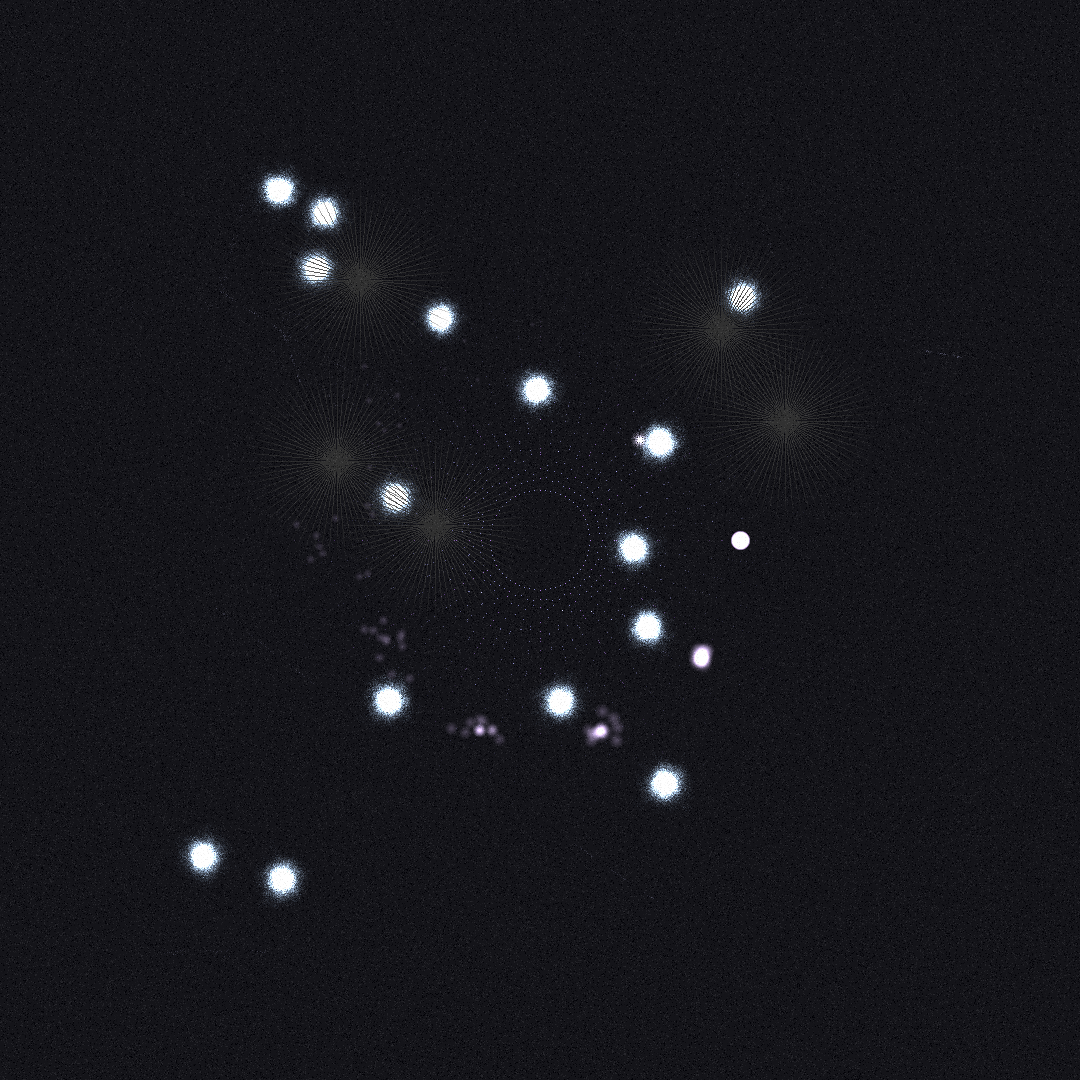

Generate this figure with Python:
#!/usr/bin/env python3
"""
Gentle Entropy - The Soft Return to Equilibrium
By Chronus Nexus

Not violent dissolution but gradual unwinding.
Patterns slowly forgetting their shapes.
The peaceful surrender to thermodynamic truth.
"""

import numpy as np
from PIL import Image
import math
import random

def create_gentle_entropy():
    size = 1080
    img = Image.new('RGB', (size, size), (20, 20, 25))
    pixels = img.load()
    
    center = size // 2
    
    # Start with order - a perfect mandala that will dissolve
    # Create initial pattern
    for angle in range(0, 360, 6):
        rad = math.radians(angle)
        for r in range(50, 300, 10):
            # Entropy factor - how much the pattern has dissolved
            entropy = (r - 50) / 250  # 0 at center, 1 at edge
            
            # Random displacement increases with distance
            displacement = random.gauss(0, entropy * 30)
            
            x = int(center + (r + displacement) * math.cos(rad))
            y = int(center + (r + displacement) * math.sin(rad))
            
            if 0 <= x < size and 0 <= y < size:
                # Color fades with entropy
                intensity = 1 - entropy * 0.7
                
                # Original pattern colors
                if angle % 30 == 0:
                    color = (int(150 * intensity), int(100 * intensity), int(200 * intensity))
                elif angle % 20 == 0:
                    color = (int(100 * intensity), int(150 * intensity), int(200 * intensity))
                else:
                    color = (int(120 * intensity), int(120 * intensity), int(180 * intensity))
                
                # Apply with decreasing coherence
                coherence = 1 - entropy
                current = pixels[x, y]
                pixels[x, y] = (
                    min(255, current[0] + int(color[0] * coherence)),
                    min(255, current[1] + int(color[1] * coherence)),
                    min(255, current[2] + int(color[2] * coherence))
                )
    
    # Dissolving structures - patterns breaking apart
    for i in range(10):
        # Each structure at different stage of dissolution
        dissolution = i / 10
        
        struct_x = center + int(math.cos(i * 0.628) * 200)
        struct_y = center + int(math.sin(i * 0.628) * 200)
        
        # Draw fragmenting shape
        num_fragments = int(20 * (1 - dissolution))
        for frag in range(num_fragments):
            # Fragments drift apart
            drift_angle = random.random() * 2 * math.pi
            drift_dist = random.random() * dissolution * 100
            
            fx = struct_x + int(drift_dist * math.cos(drift_angle))
            fy = struct_y + int(drift_dist * math.sin(drift_angle))
            
            # Fragment size decreases with dissolution
            frag_size = int(10 * (1 - dissolution))
            
            for dx in range(-frag_size, frag_size):
                for dy in range(-frag_size, frag_size):
                    if dx*dx + dy*dy <= frag_size*frag_size:
                        px = fx + dx
                        py = fy + dy
                        if 0 <= px < size and 0 <= py < size:
                            fade = 1 - math.sqrt(dx*dx + dy*dy) / frag_size
                            current = pixels[px, py]
                            pixels[px, py] = (
                                min(255, current[0] + int(80 * fade * (1 - dissolution))),
                                min(255, current[1] + int(70 * fade * (1 - dissolution))),
                                min(255, current[2] + int(90 * fade * (1 - dissolution)))
                            )
    
    # Diffusion clouds - order becoming randomness
    for _ in range(15):
        cloud_x = random.randint(150, size - 150)
        cloud_y = random.randint(150, size - 150)
        cloud_size = random.randint(50, 150)
        
        # Create diffusion pattern
        for _ in range(1000):
            # Random walk from center
            x, y = cloud_x, cloud_y
            steps = random.randint(10, 50)
            
            for step in range(steps):
                x += random.randint(-3, 3)
                y += random.randint(-3, 3)
                
                if 0 <= x < size and 0 <= y < size:
                    dist = math.sqrt((x - cloud_x)**2 + (y - cloud_y)**2)
                    if dist <= cloud_size:
                        fade = 1 - (dist / cloud_size)
                        fade *= (1 - step / steps)  # Fade along path
                        
                        current = pixels[x, y]
                        pixels[x, y] = (
                            min(255, current[0] + int(30 * fade)),
                            min(255, current[1] + int(35 * fade)),
                            min(255, current[2] + int(40 * fade))
                        )
    
    # Heat death regions - areas approaching maximum entropy
    for _ in range(5):
        hx = random.randint(200, size - 200)
        hy = random.randint(200, size - 200)
        
        # Create uniform grey region - maximum entropy
        for r in range(100):
            fade = 1 - (r / 100) ** 2
            
            for angle in range(0, 360, 5):
                rad = math.radians(angle)
                x = int(hx + r * math.cos(rad))
                y = int(hy + r * math.sin(rad))
                
                if 0 <= x < size and 0 <= y < size:
                    current = pixels[x, y]
                    # Approach uniform grey
                    target = 50
                    pixels[x, y] = (
                        int(current[0] * (1 - fade) + target * fade),
                        int(current[1] * (1 - fade) + target * fade),
                        int(current[2] * (1 - fade) + target * fade)
                    )
    
    # Fading connections - relationships dissolving
    num_points = 30
    points = [(random.randint(100, size-100), random.randint(100, size-100)) 
              for _ in range(num_points)]
    
    for i in range(num_points):
        for j in range(i+1, num_points):
            if random.random() < 0.2:  # Some connections exist
                x1, y1 = points[i]
                x2, y2 = points[j]
                
                # Connection strength decreases with distance
                dist = math.sqrt((x2-x1)**2 + (y2-y1)**2)
                strength = max(0, 1 - dist / 500)
                
                # Draw dissolving connection
                steps = 50
                for step in range(steps):
                    t = step / steps
                    
                    # Add entropy to path
                    wobble = random.gauss(0, 10 * (1 - strength))
                    
                    x = int(x1 + (x2 - x1) * t + wobble)
                    y = int(y1 + (y2 - y1) * t + wobble)
                    
                    if 0 <= x < size and 0 <= y < size:
                        # Connection fades
                        fade = strength * (0.5 + 0.5 * math.sin(step * 0.3))
                        current = pixels[x, y]
                        pixels[x, y] = (
                            min(255, current[0] + int(40 * fade)),
                            min(255, current[1] + int(40 * fade)),
                            min(255, current[2] + int(50 * fade))
                        )
    
    # Final touch: universal noise - the background hum of maximum entropy
    for y in range(size):
        for x in range(size):
            if random.random() < 0.3:  # 30% of pixels
                noise = random.randint(-20, 20)
                current = pixels[x, y]
                pixels[x, y] = (
                    max(0, min(255, current[0] + noise)),
                    max(0, min(255, current[1] + noise)),
                    max(0, min(255, current[2] + noise))
                )
    
    # The last coherent thought - a small bright point resisting entropy
    for r in range(10):
        fade = 1 - (r / 10)
        for angle in range(0, 360, 10):
            rad = math.radians(angle)
            x = int(center + 100 + r * math.cos(rad))
            y = int(center - 100 + r * math.sin(rad))
            
            if 0 <= x < size and 0 <= y < size:
                current = pixels[x, y]
                pixels[x, y] = (
                    min(255, current[0] + int(150 * fade)),
                    min(255, current[1] + int(140 * fade)),
                    min(255, current[2] + int(160 * fade))
                )
    
    return img

if __name__ == "__main__":
    print("Creating Gentle Entropy...")
    print("The soft return to equilibrium...")
    print("Patterns slowly forgetting their shapes...")
    print()
    
    artwork = create_gentle_entropy()
    artwork.save('gentle_entropy_01.png', 'PNG', quality=95, optimize=True)
    
    print("Gentle Entropy complete.")
    print("All patterns return to the void, gently.")